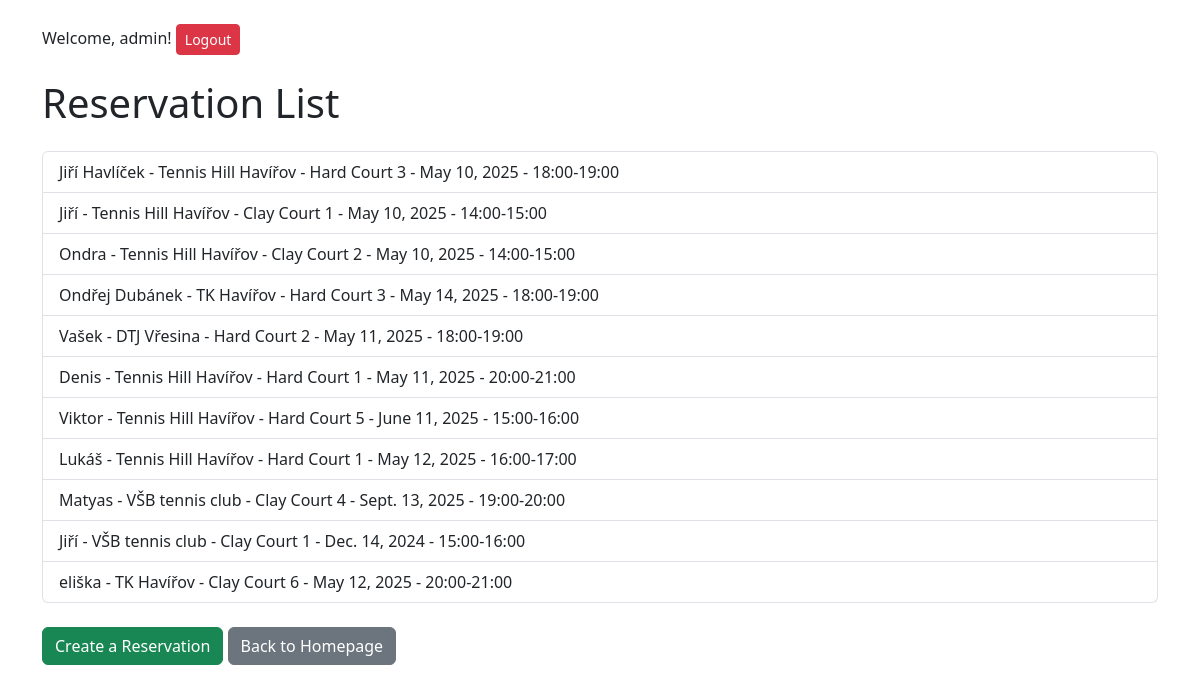
The app's page /locations/reservations/ (signed in), older data.
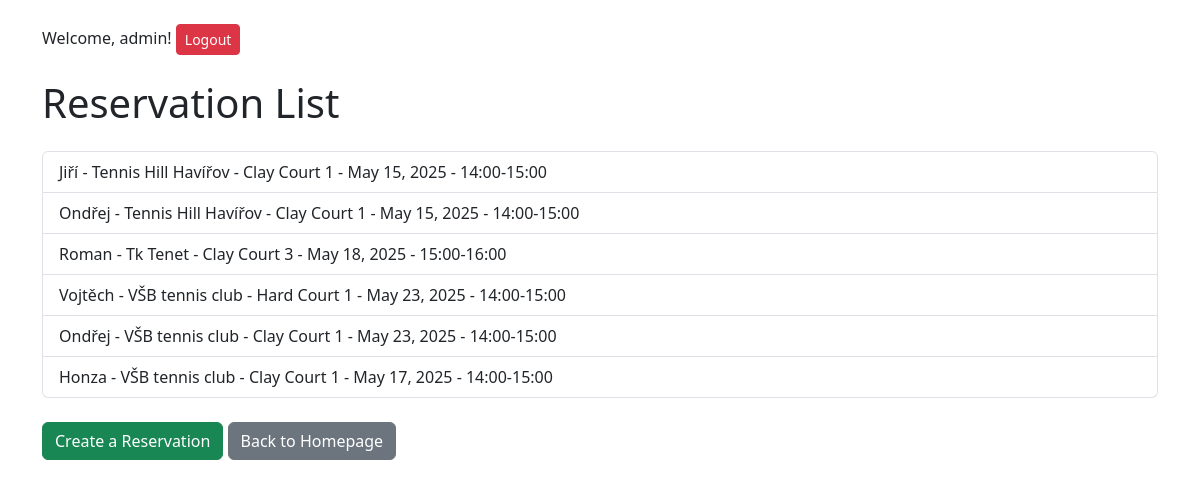
The same page, newer data.
### rezervace/models.py (models this page shows, shortened)
class Reservation(models.Model):
    TIME_SLOTS = [
        ('14:00-15:00', '14:00-15:00'),
        ('15:00-16:00', '15:00-16:00'),
        ('16:00-17:00', '16:00-17:00'),
        ('17:00-18:00', '17:00-18:00'),
        ('18:00-19:00', '18:00-19:00'),
        ('19:00-20:00', '19:00-20:00'),
        ('20:00-21:00', '20:00-21:00'),
    ]
    location = models.ForeignKey(
        'Location',
        on_delete=models.CASCADE,
        verbose_name="Location",
    )
    court = models.ForeignKey('Court', on_delete=models.CASCADE, related_name='reservations', verbose_name="Court")
    name = models.CharField(max_length=100, verbose_name="Name")
    email = models.EmailField(verbose_name="Email")
    date = models.DateField(verbose_name="Date")
    time_slot = models.CharField(max_length=20, choices=TIME_SLOTS, verbose_name="Time Slot")

class Location(models.Model):
    name = models.CharField(max_length=100, verbose_name="Name")
    address = models.CharField(max_length=255, verbose_name="Address")
    city = models.CharField(max_length=100, verbose_name="City")
    clay_courts = models.IntegerField(default=0, verbose_name="Clay Courts")
    grass_courts = models.IntegerField(default=0, verbose_name="Grass Courts")
    hard_courts = models.IntegerField(default=0, verbose_name="Hard Courts")

class Court(models.Model):
    location = models.ForeignKey(Location, on_delete=models.CASCADE, related_name="courts")  # Propojení na středisko
    name = models.CharField(max_length=100)  # Např. "Clay Court 1"
    surface = models.CharField(max_length=50, choices=[  # Typ povrchu kurtu
        ('Clay', 'Clay'),
        ('Grass', 'Grass'),
        ('Hard', 'Hard')
    ])

### rezervace/views.py (the view)
# urls.py: path('reservations/', views.reservation_list, name='reservation_list'),  # Přidání cesty pro seznam rezervací
@login_required
def reservation_list(request):
    reservations = Reservation.objects.all()  # Načtení všech rezervací
    return render(request, 'rezervace/reservation_list.html', {'reservations': reservations})

### rezervace/templates/rezervace/reservation_list.html (shortened to what this page needs)
{% extends 'rezervace/base.html' %}
{% block content %}
<h1 class="mb-4">Reservation List</h1>
<ul class="list-group">
    {% for reservation in reservations %}
    <li class="list-group-item">
        {{ reservation.name }} - {{ reservation.location.name }} - {{ reservation.court.name }}
        - {{ reservation.date }} - {{ reservation.time_slot }}
    </li>
    {% endfor %}
</ul>
<div class="mt-4">
    <a href="{% url 'select_location_reservation' %}" class="btn btn-success">Create a Reservation</a>
    <a href="{% url 'homepage' %}" class="btn btn-secondary">Back to Homepage</a>
</div>
{% endblock %}

Row changes from the older to the newer data that the page shows:
removed Reservation: name "Jiří Havlíček", location.name "Tennis Hill Havířov", court.name "Hard Court 3", date "May 10, 2025", time_slot "18:00-19:00"
removed Reservation: name "Jiří", location.name "Tennis Hill Havířov", court.name "Clay Court 1", date "May 10, 2025", time_slot "14:00-15:00"
removed Reservation: name "Ondra", location.name "Tennis Hill Havířov", court.name "Clay Court 2", date "May 10, 2025", time_slot "14:00-15:00"
removed Reservation: name "Ondřej Dubánek", location.name "TK Havířov", court.name "Hard Court 3", date "May 14, 2025", time_slot "18:00-19:00"
removed Reservation: name "Vašek", location.name "DTJ Vřesina", court.name "Hard Court 2", date "May 11, 2025", time_slot "18:00-19:00"
removed Reservation: name "Denis", location.name "Tennis Hill Havířov", court.name "Hard Court 1", date "May 11, 2025", time_slot "20:00-21:00"
removed Reservation: name "Viktor", location.name "Tennis Hill Havířov", court.name "Hard Court 5", date "June 11, 2025", time_slot "15:00-16:00"
removed Reservation: name "Lukáš", location.name "Tennis Hill Havířov", court.name "Hard Court 1", date "May 12, 2025", time_slot "16:00-17:00"
removed Reservation: name "Matyas", location.name "VŠB tennis club", court.name "Clay Court 4", date "Sept. 13, 2025", time_slot "19:00-20:00"
removed Reservation: name "Jiří", location.name "VŠB tennis club", court.name "Clay Court 1", date "Dec. 14, 2024", time_slot "15:00-16:00"
removed Reservation: name "eliška", location.name "TK Havířov", court.name "Clay Court 6", date "May 12, 2025", time_slot "20:00-21:00"
added Reservation: name "Jiří", location.name "Tennis Hill Havířov", court.name "Clay Court 1", date "May 15, 2025", time_slot "14:00-15:00"
added Reservation: name "Ondřej", location.name "Tennis Hill Havířov", court.name "Clay Court 1", date "May 15, 2025", time_slot "14:00-15:00"
added Reservation: name "Roman", location.name "Tk Tenet", court.name "Clay Court 3", date "May 18, 2025", time_slot "15:00-16:00"
added Reservation: name "Vojtěch", location.name "VŠB tennis club", court.name "Hard Court 1", date "May 23, 2025", time_slot "14:00-15:00"
added Reservation: name "Ondřej", location.name "VŠB tennis club", court.name "Clay Court 1", date "May 23, 2025", time_slot "14:00-15:00"
added Reservation: name "Honza", location.name "VŠB tennis club", court.name "Clay Court 1", date "May 17, 2025", time_slot "14:00-15:00"
